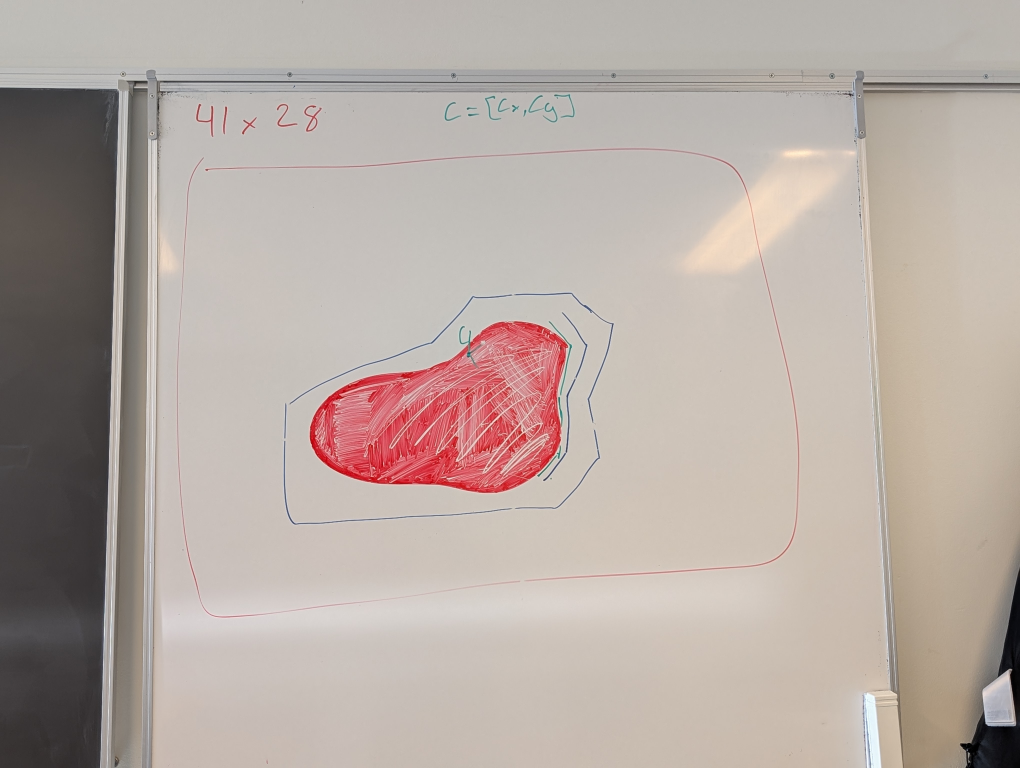
#> input picture Vision/TestData/RandomImage.jpg, 4080 x 3072 px, found by its file name (shown at 1/4 size)
$ python ThresholdingTest.py
#> lines starting #> are read from the running program, lines starting #| are printed output that depends on the picture; after the words box and inside, x2 and y2 are one past the last pixel; in counts of white or black regions, pixels touching at a corner belong together
# Thresholding of an image (robust version)
import os
import cv2 as cv
import numpy as np

# Build a portable path to the image
img_path = os.path.join('Vision', 'TestData', 'RandomImage.jpg')
img = cv.imread(img_path)
#> img is the input picture: shape (3072, 4080, 3); mean B, G, R 163.5, 170.2, 182.1
if img is None:
	raise FileNotFoundError(f"Could not load image at '{img_path}'. Verify the file exists and the working directory is correct (cwd={os.getcwd()}).")

# Convert to HSV and split channels
hsv = cv.cvtColor(img, cv.COLOR_BGR2HSV)
#> hsv: shape (3072, 4080, 3); mean H, S, V 28.9, 26.4, 182.3
h, s, v = cv.split(hsv)
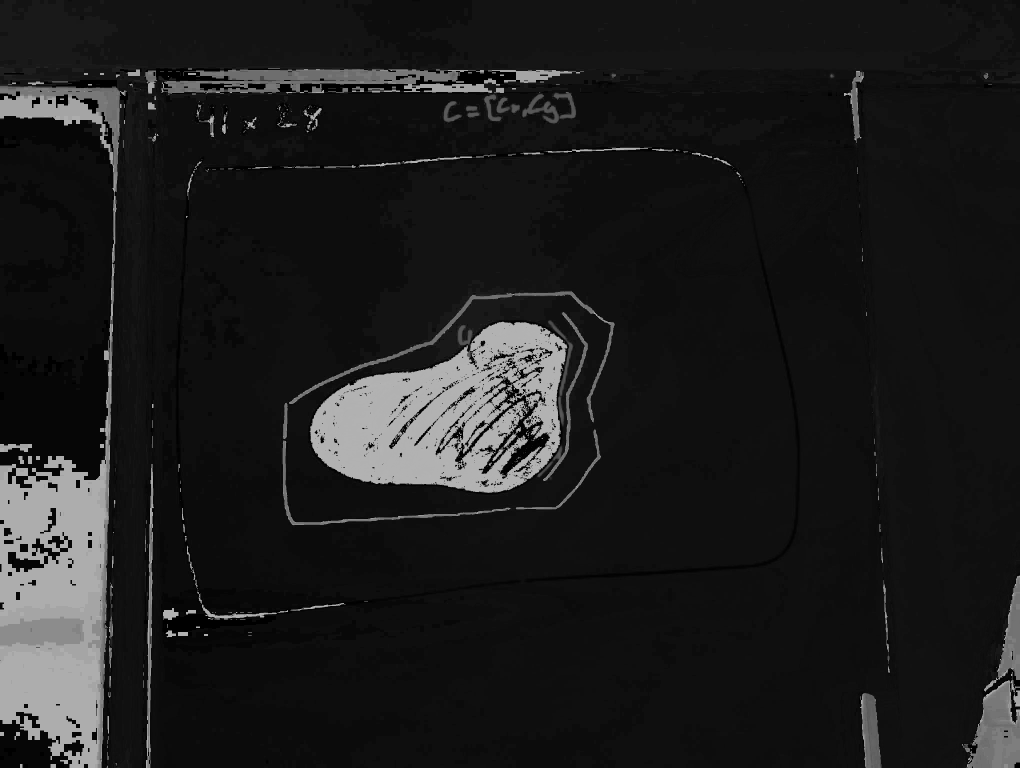
#> h: shape (3072, 4080) (shown at 1/4 size); min 0, max 179, mean 28.9
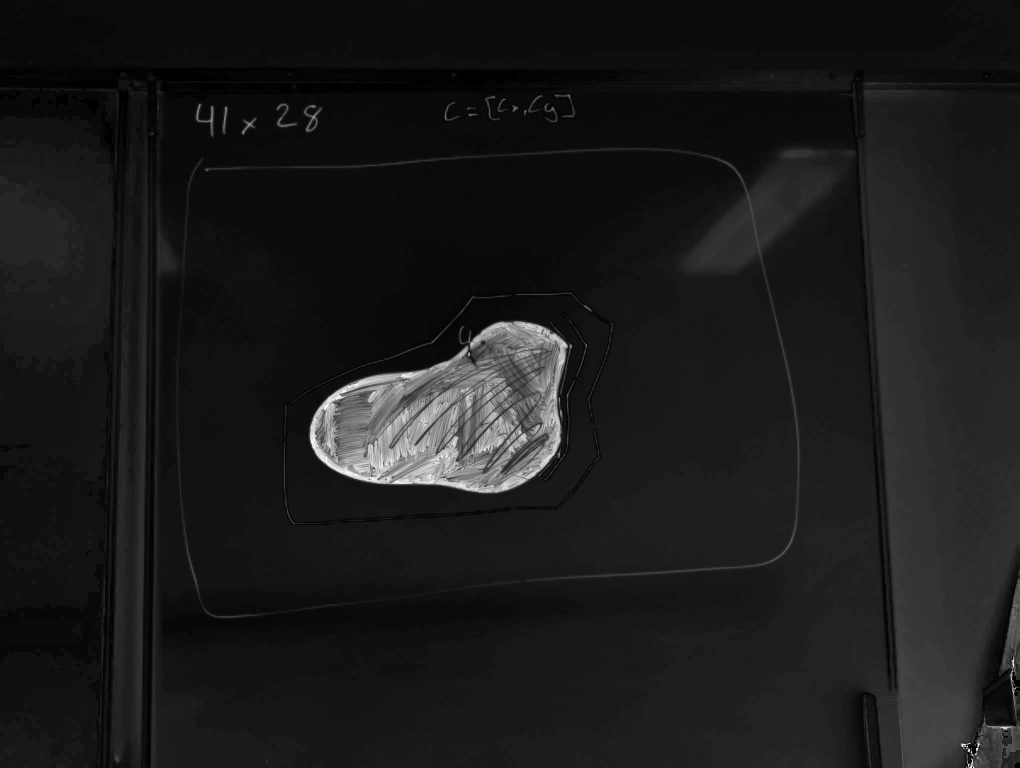
#> s: shape (3072, 4080) (shown at 1/4 size); min 0, max 255, mean 26.4
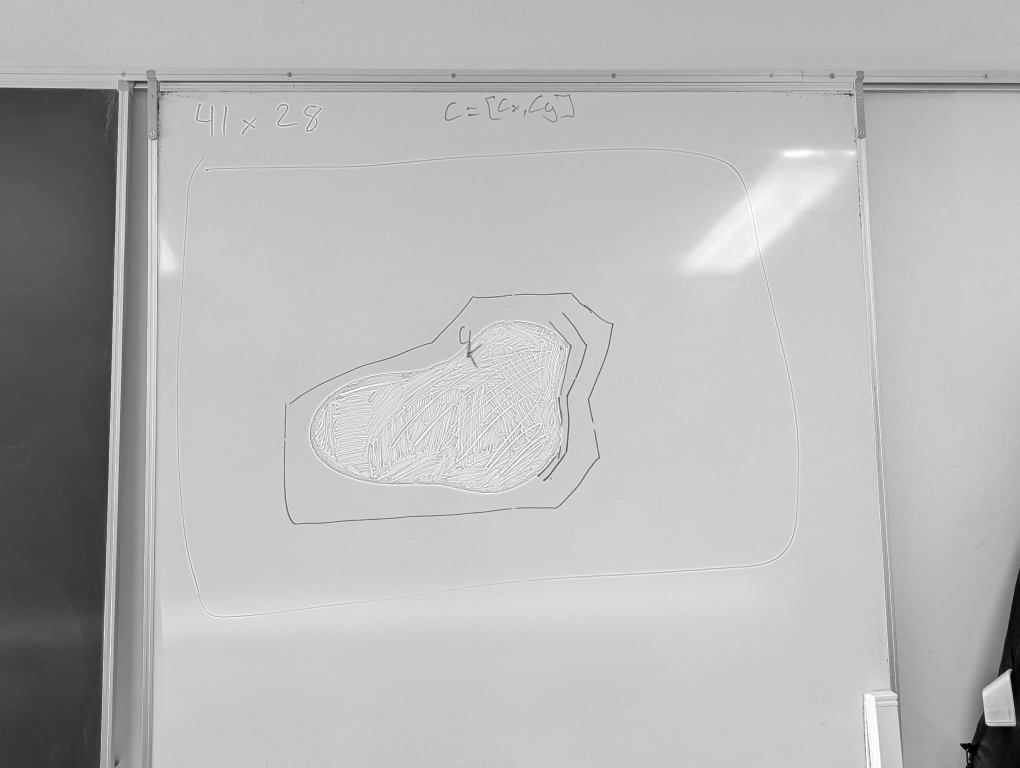
#> v: shape (3072, 4080) (shown at 1/4 size); min 0, max 255, mean 182.3

# Apply thresholds. cv.threshold returns (retval, thresh_image)
_, thresh_h = cv.threshold(h, 250, 255, cv.THRESH_BINARY)
#> thresh_h: shape (3072, 4080); every value is 0
_, thresh_s = cv.threshold(s, 75, 255, cv.THRESH_BINARY)
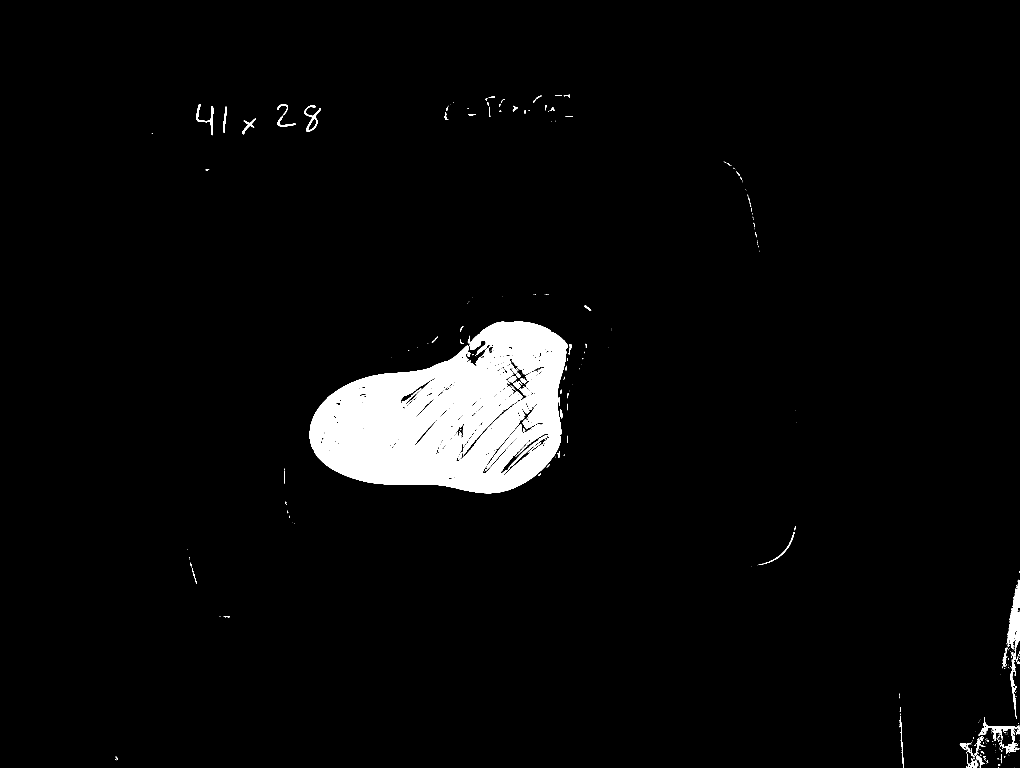
#> thresh_s: shape (3072, 4080) (shown at 1/4 size); 3.8% white; 487 white regions (357 under 20 px), largest, box (x1, y1, x2, y2) and area: (1238, 1285, 2272, 1973) 440530, (4030, 2319, 4080, 2624) 7224, (3933, 2868, 4068, 2964) 1958
_, thresh_v = cv.threshold(v, 25, 255, cv.THRESH_BINARY)
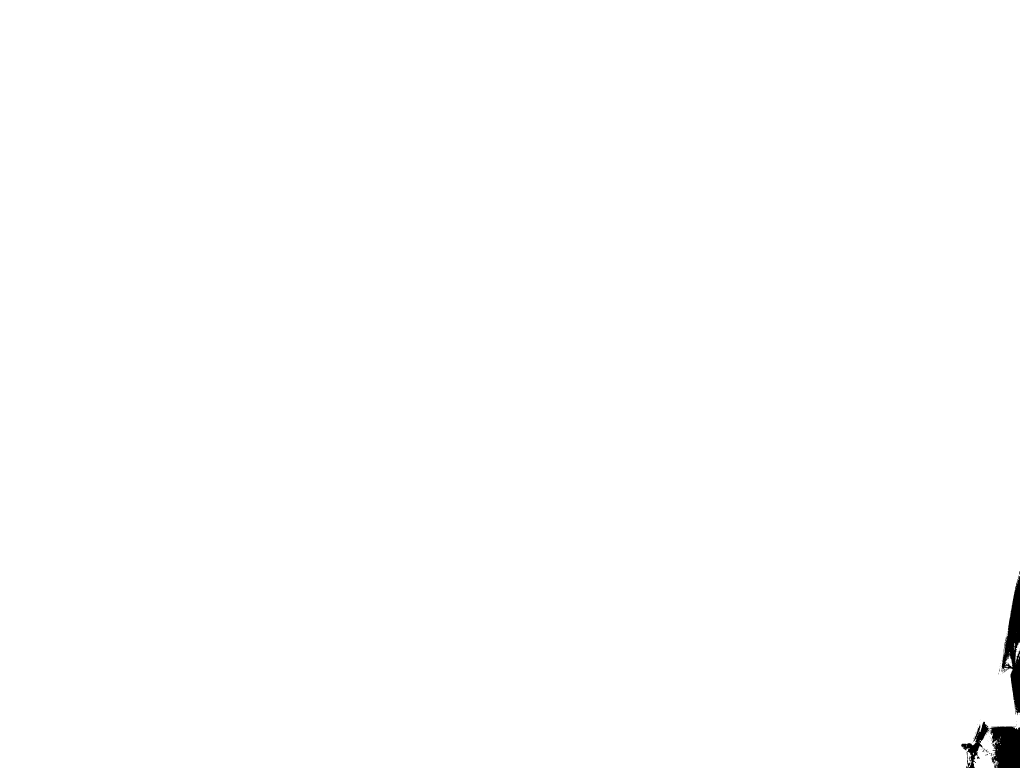
#> thresh_v: shape (3072, 4080) (shown at 1/4 size); 99.7% white; 99 black regions (89 under 20 px), largest, box (x1, y1, x2, y2) and area: (4006, 2304, 4080, 2861) 19511, (3958, 2906, 4080, 3072) 17246, (3845, 2886, 3958, 3072) 5805

# If the H-threshold is outside the H channel range in OpenCV (0-179), warn the user
if np.max(h) < 250:
	print(f"Warning: H channel max is {int(np.max(h))}; threshold=250 will produce an empty mask. Consider using a value in 0-179 for the H channel.")
#| Warning: H channel max is 179; threshold=250 will produce an empty mask. Consider using a value in 0-179 for the H channel.

# Combine thresholded channels (logical AND)
thresh_hsv = cv.merge([thresh_h, thresh_s, thresh_v])
#> thresh_hsv: shape (3072, 4080, 3); mean H, S, V 0, 9.6, 254.1
thresh_hsv = cv.cvtColor(thresh_hsv, cv.COLOR_HSV2BGR)

kernel = np.ones((5, 5), np.uint8)
img_erode = cv.erode(thresh_hsv, kernel, iterations=8)
img_dilate = cv.dilate(img_erode, kernel, iterations=15)
img_final_erode = cv.erode(img_dilate, kernel, iterations=8)


# Resize for display if you want a smaller window
scale = 0.1  # 0.25 smaller, 1.0 original
if scale <= 0:
	raise ValueError("scale must be > 0")
thresh_small = cv.resize(img_final_erode, (0, 0), fx=scale, fy=scale, interpolation=cv.INTER_NEAREST)
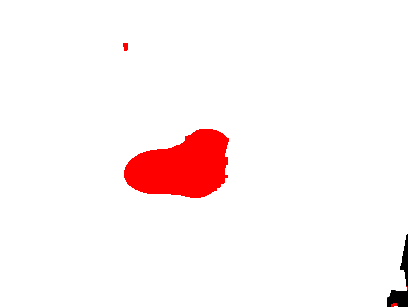
#> thresh_small: shape (307, 408, 3); mean B, G, R 243.5, 243.5, 254

cv.imshow("Thresholded HSV", thresh_small)
cv.waitKey(0)
cv.destroyAllWindows()
